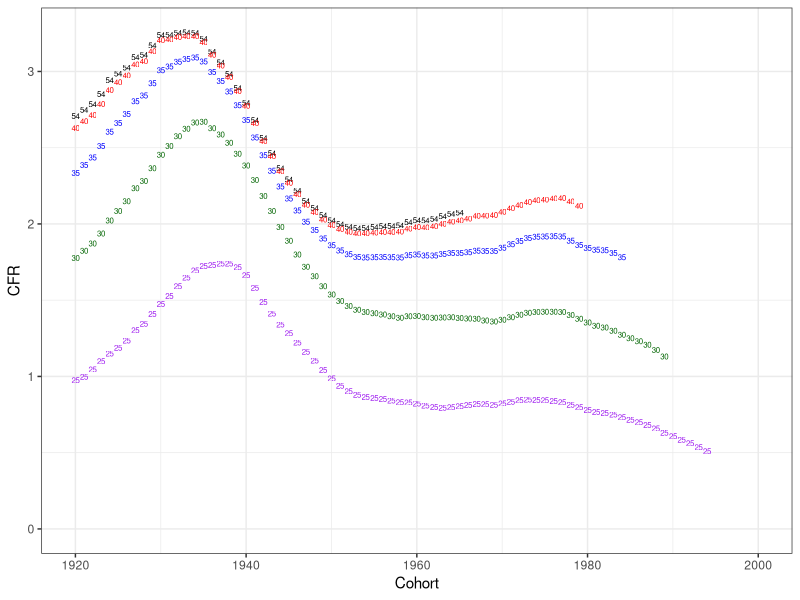
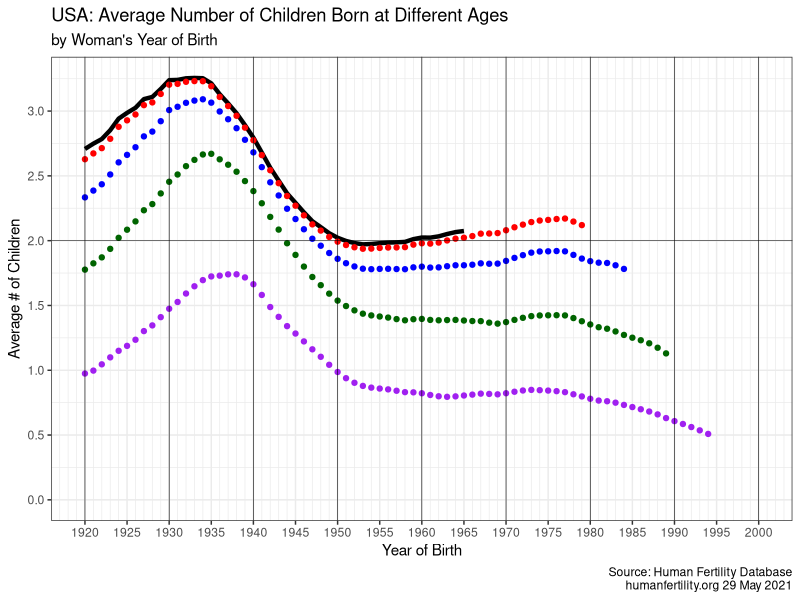

The R source for these figures, in order:
library(tidyverse)

rm(list=ls())

D = read.table(file='USAasfrTRbo.txt',
               skip=2, header=TRUE, na.strings = '.') %>%
    filter( !(Age %in% c('12-','55+'))) %>% 
    as_tibble() %>% 
    group_by(Cohort) %>% 
    mutate(   a   = as.numeric(as.character(Age))) %>% 
    summarize(H     = paste(max(a)),
              L     = paste(min(a)),
              CFR25 = ifelse(L==13 & H>=25,sum(ASFR[a<25])/2,NA),
              CFR30 = ifelse(L==13 & H>=30,sum(ASFR[a<30])/2,NA),
              CFR35 = ifelse(L==13 & H>=35,sum(ASFR[a<35])/2,NA),
              CFR40 = ifelse(L==13 & H>=40,sum(ASFR[a<40])/2,NA),
              CFR45 = ifelse(L==13 & H>=45,sum(ASFR[a<45])/2,NA),
              CFR   = ifelse(L==13 & H==54,sum(ASFR)/2,NA))



ggplot(data=filter(D, Cohort %in% 1920:2000)) +
   geom_text(size=2,aes(x=Cohort, y=CFR, label=H)) +
   theme_bw() +
   scale_y_continuous(limits=range(0,D$CFR,na.rm=TRUE)) +
   geom_text(size=2,aes(x=Cohort, y=CFR40, label='40'), color='red') +
   geom_text(size=2,aes(x=Cohort, y=CFR35, label='35'), color='blue') +
   geom_text(size=2,aes(x=Cohort, y=CFR30, label='30'), color='darkgreen') + 
   geom_text(size=2,aes(x=Cohort, y=CFR25, label='25'), color='purple')  
    
cfr_plot =
    ggplot(data=filter(D, Cohort %in% 1920:2000)) +
        geom_line(size=1.5,aes(x=Cohort, y=CFR)) +
        theme_bw() +
        scale_y_continuous(limits=range(0,D$CFR,na.rm=TRUE),
                           breaks=seq(0,3.5,0.5)) +
        scale_x_continuous(breaks=seq(1920,2000,5),
                           minor_breaks = 1910:2010) +
        geom_point(size=1.5,aes(x=Cohort, y=CFR40), color='red') +
        geom_point(size=1.5,aes(x=Cohort, y=CFR35), color='blue') +
        geom_point(size=1.5,aes(x=Cohort, y=CFR30), color='darkgreen') + 
        geom_point(size=1.5,aes(x=Cohort, y=CFR25), color='purple') +
        geom_vline(xintercept = seq(1920,2000,10),size=0.2) +
        geom_hline(yintercept = 2,size=0.2) +
        labs(title='USA: Average Number of Children Born at Different Ages',
             subtitle='by Woman\'s Year of Birth',
             x = 'Year of Birth',
             y = 'Average # of Children',
             caption = 'Source: Human Fertility Database\nhumanfertility.org 29 May 2021')

print( cfr_plot )

# add small regression lines for last 10 available cohorts,
# extending to next 5

# age 40

reg_width = 1.5
reg_alpha = 0.5

tmp = D %>% 
        filter(is.finite(CFR40)) %>% 
        arrange(Cohort) %>% 
        select(Cohort, CFR40) %>% 
        tail(10)

new = tibble( Cohort= max(tmp$Cohort) + seq(-9,5,1)) 
fit = lm( CFR40 ~ Cohort, data=tmp)

new$CFR40 = predict(fit, new)

cfr_plot = 
    cfr_plot +
    geom_line(data=new, aes(x=Cohort,y=CFR40), color='red',
              size=reg_width, lty=1, alpha=reg_alpha)


# age 35

tmp = D %>% 
    filter(is.finite(CFR35)) %>% 
    arrange(Cohort) %>% 
    select(Cohort, CFR35) %>% 
    tail(10)

new = tibble( Cohort= max(tmp$Cohort) + seq(-9,5,1)) 
fit = lm( CFR35 ~ Cohort, data=tmp)

new$CFR35 = predict(fit, new)

cfr_plot = 
    cfr_plot +
    geom_line(data=new, aes(x=Cohort,y=CFR35), color='blue',
              size=reg_width, lty=1, alpha=reg_alpha)

# age 30

tmp = D %>% 
    filter(is.finite(CFR30)) %>% 
    arrange(Cohort) %>% 
    select(Cohort, CFR30) %>% 
    tail(10)

new = tibble( Cohort= max(tmp$Cohort) + seq(-9,5,1)) 
fit = lm( CFR30 ~ Cohort, data=tmp)

new$CFR30 = predict(fit, new)

cfr_plot = 
    cfr_plot +
    geom_line(data=new, aes(x=Cohort,y=CFR30), color='darkgreen',
              size=reg_width, lty=1, alpha=reg_alpha)


# age 25

tmp = D %>% 
    filter(is.finite(CFR25)) %>% 
    arrange(Cohort) %>% 
    select(Cohort, CFR25) %>% 
    tail(10)

new = tibble( Cohort= max(tmp$Cohort) + seq(-9,5,1)) 
fit = lm( CFR25 ~ Cohort, data=tmp)

new$CFR25 = predict(fit, new)

cfr_plot = 
    cfr_plot +
    geom_line(data=new, aes(x=Cohort,y=CFR25), color='purple',
              size=reg_width, lty=1, alpha=reg_alpha)

# add labels

cfr_plot = cfr_plot +
    geom_text(x=1995, y=0.3, label='Age 25', color='purple') +
    geom_text(x=1990, y=1.0, label='Age 30', color='darkgreen') +
    geom_text(x=1985, y=1.6, label='Age 35', color='blue') +
    geom_text(x=1980, y=2.3, label='Age 40', color='red') +
    geom_text(x=1945, y=3.2, label='Completed (Age 55)', color='black') 
    
    

ggsave(filename='USA-CFR.png', plot=cfr_plot,
       height=6, width=8, dpi=300)

